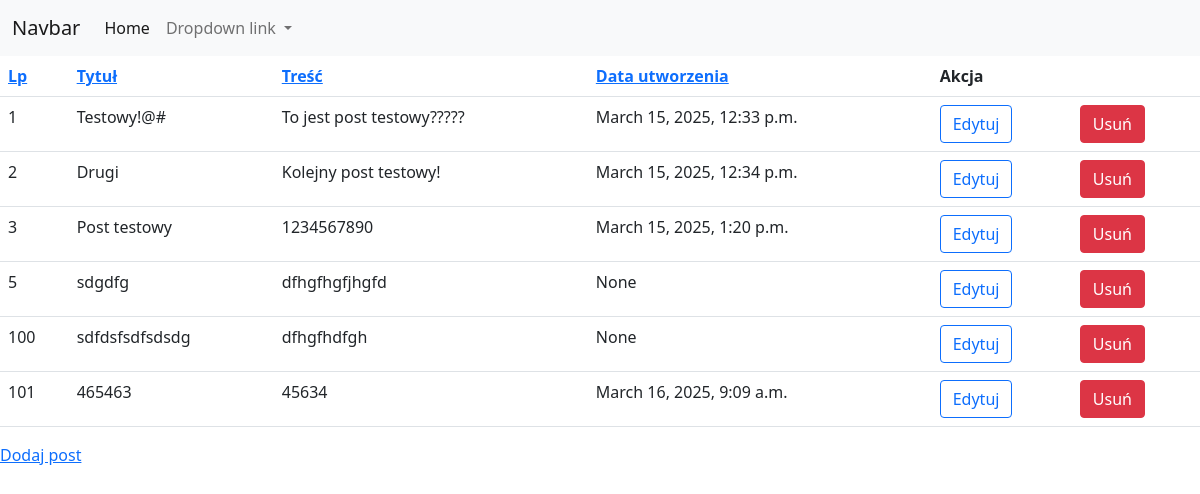
The app's page /posts/, older data.
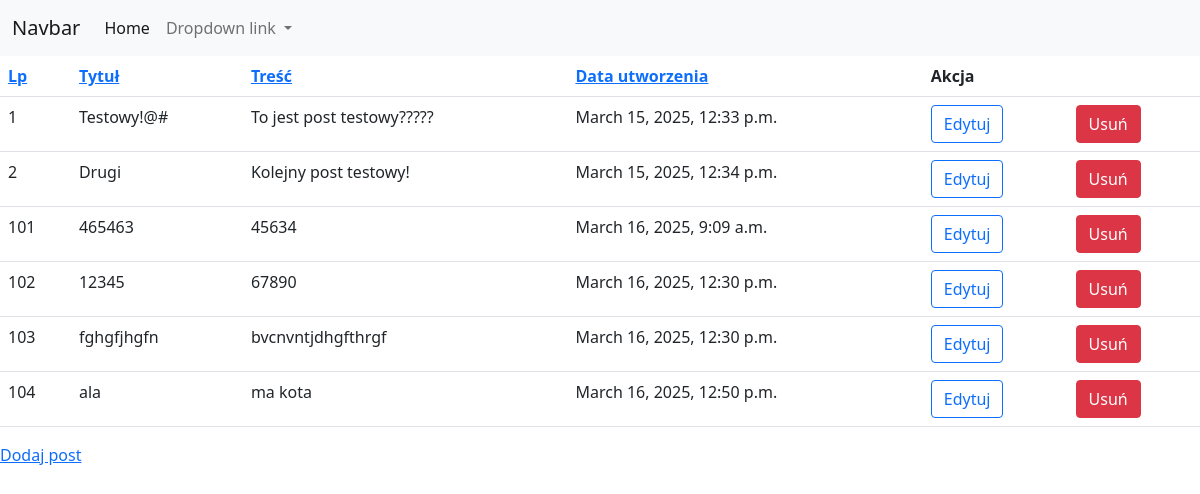
The same page, newer data.
### myapp/models.py (models this page shows, shortened)
class Post(models.Model):
    title = models.CharField(max_length=200)
    content = models.TextField()
    create_at = models.DateTimeField(auto_now_add=True)

### myapp/views.py (the view)
# urls.py: path('posts/', post_list, name='post_list'),
def post_list(request):
    sort = request.GET.get('sort', 'id')
    posts = Post.objects.all().order_by(sort)
    return render(request, 'myapp/table.html', {'posts': posts})

### myapp/templates/myapp/table.html (shortened to what this page needs)
{% extends "myapp/base.html" %}
{% block content %}
{% if posts %}
    <table class="table     table-hover">
        <tr>
            <th><a href="?sort=id">Lp</a>
            <th><a href="?sort=title">Tytuł</a>
            <th><a href="?sort=content">Treść</a>
            <th><a href="?sort=create_at">Data utworzenia</a>
            <th colspan="2">Akcja
        {% for post in posts %}
        <tr>
            <td>{{ post.id }}
            <td>{{ post.title }}
            <td>{{ post.content }}
            <td>{{ post.create_at }}
            <td><a href="{% url 'update_post' post.id %}" class="btn btn-outline-primary">Edytuj</a>
            <td><a href="{% url 'delete_post' post.id %}" class="btn btn-danger">Usuń</a>
        {% endfor %}
    </table>
    <a href="{% url 'create_post' %}">Dodaj post</a>
{% else %}
    <h4>Brak danych</h4>
{% endif %}
{% endblock %}

### myapp/templates/myapp/base.html (shortened to what this page needs)
<!doctype html>
<html lang="pl">
  <head>
    <link href="https://cdn.jsdelivr.net/npm/bootstrap@5.0.2/dist/css/bootstrap.min.css" rel="stylesheet">
  </head>
  <body>
<nav class="navbar navbar-expand-lg navbar-light bg-light">
  <div class="container-fluid">
    <a class="navbar-brand" href="#">Navbar</a>
    <div class="collapse navbar-collapse" id="navbarNavDropdown">
      <ul class="navbar-nav">
        <li class="nav-item">
          <a class="nav-link active" aria-current="page" href="#">Home</a>
        </li>
        <li class="nav-item dropdown">
          <a class="nav-link dropdown-toggle" href="#" id="navbarDropdownMenuLink" role="button" data-bs-toggle="dropdown" aria-expanded="false">
            Dropdown link
          </a>
        </li>
      </ul>
    </div>
  </div>
</nav>
    {% block content %}Standardowa zawartość{% endblock %}
  </body>
</html>

Row changes from the older to the newer data that the page shows:
removed Post: id "3", title "Post testowy", content "1234567890", create_at "March 15, 2025, 1:20 p.m."
removed Post: id "5", title "sdgdfg", content "dfhgfhgfjhgfd", create_at "None"
removed Post: id "100", title "sdfdsfsdfsdsdg", content "dfhgfhdfgh", create_at "None"
added Post: id "102", title "12345", content "67890", create_at "March 16, 2025, 12:30 p.m."
added Post: id "103", title "fghgfjhgfn", content "bvcnvntjdhgfthrgf", create_at "March 16, 2025, 12:30 p.m."
added Post: id "104", title "ala", content "ma kota", create_at "March 16, 2025, 12:50 p.m."
